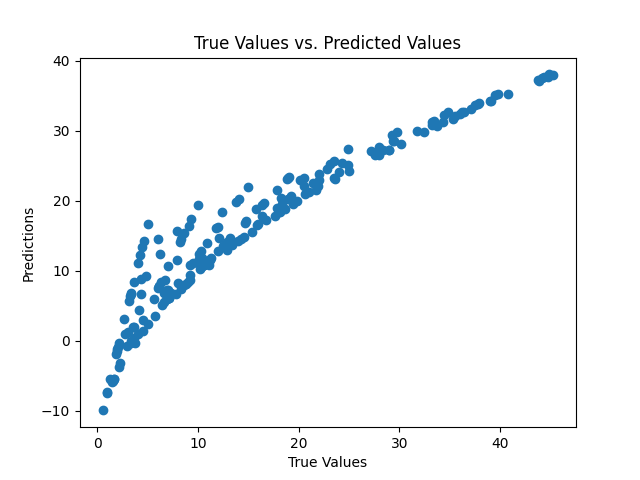

Write the Python code that produced this figure.
import pandas as pd
import numpy as np
from sklearn.linear_model import SGDRegressor
from sklearn.model_selection import train_test_split
from sklearn.preprocessing import StandardScaler
from sklearn.metrics import mean_squared_error, r2_score
import matplotlib.pyplot as plt

# 讀取CSV文件
df=pd.read_csv(r'D:\Users\zi tong\Desktop\code\DL\0423_hw\supermarket_sales - Sheet1.csv')

# 處理數據，選擇特徵和目標變量
X = df[['Unit price','Quantity']]  # 選擇你的特徵列
y = df[ 'gross income']  # 選擇你的目標變量列

# 將數據集拆分為訓練集和測試集
X_train, X_test, y_train, y_test = train_test_split(X, y, test_size=0.2, random_state=42)

# 特徵標準化
scaler = StandardScaler()
X_train = scaler.fit_transform(X_train)
X_test = scaler.transform(X_test)

# 初始化SGDRegressor，並設置L2正則化
sgd = SGDRegressor(penalty='l2',learning_rate='constant')

# 在訓練集上訓練模型
sgd.fit(X_train, y_train)

# 在測試集上進行預測
predictions = sgd.predict(X_test)

# 繪製scatter plot
plt.scatter(y_test, predictions)
plt.xlabel('True Values')
plt.ylabel('Predictions')
plt.title('True Values vs. Predicted Values')
plt.show()

# 計算準確率
mse = mean_squared_error(y_test, predictions)
r2 = r2_score(y_test, predictions)

print(f'Mean Squared Error: {mse}')
print(f'R-squared: {r2}')
